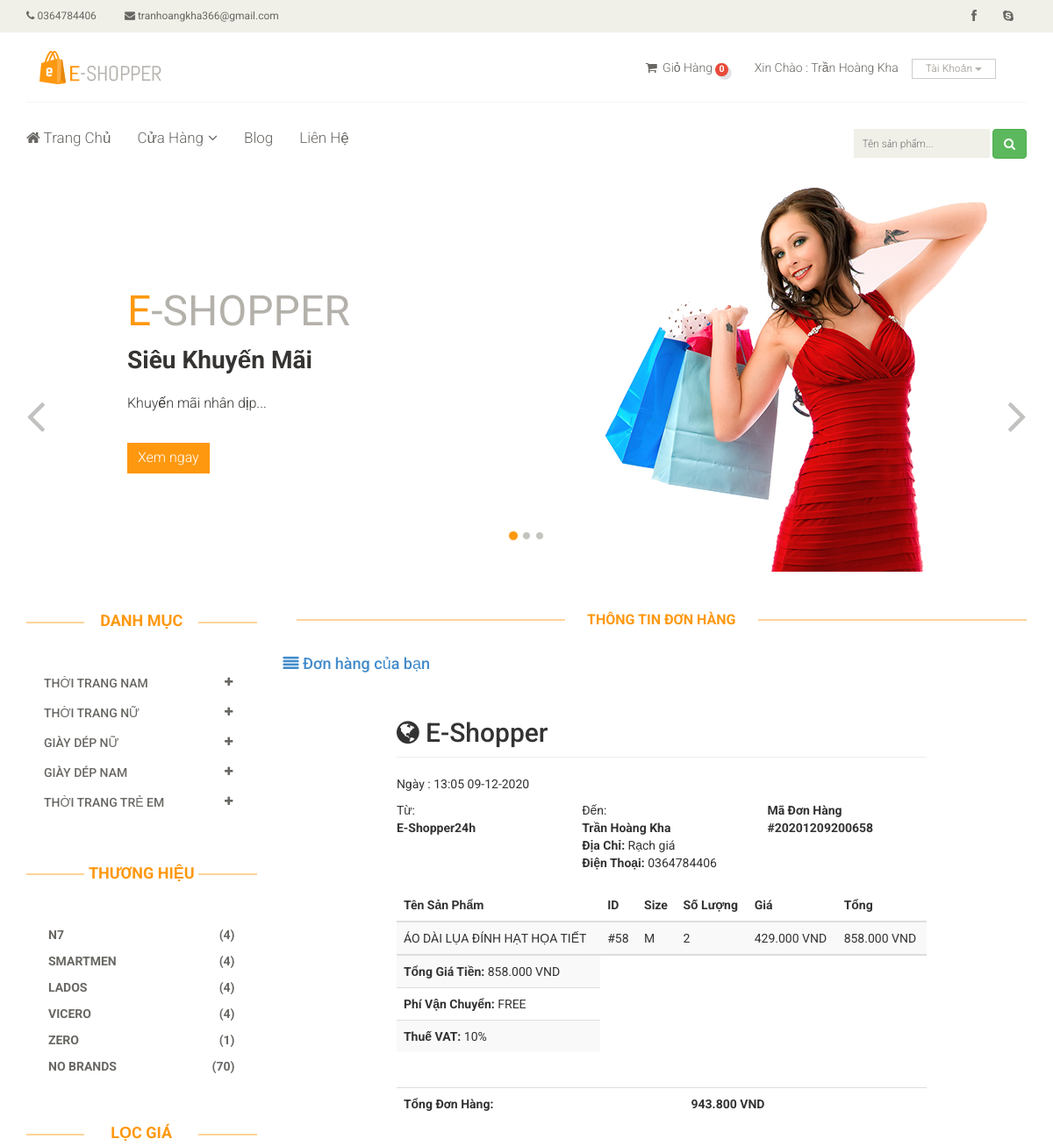
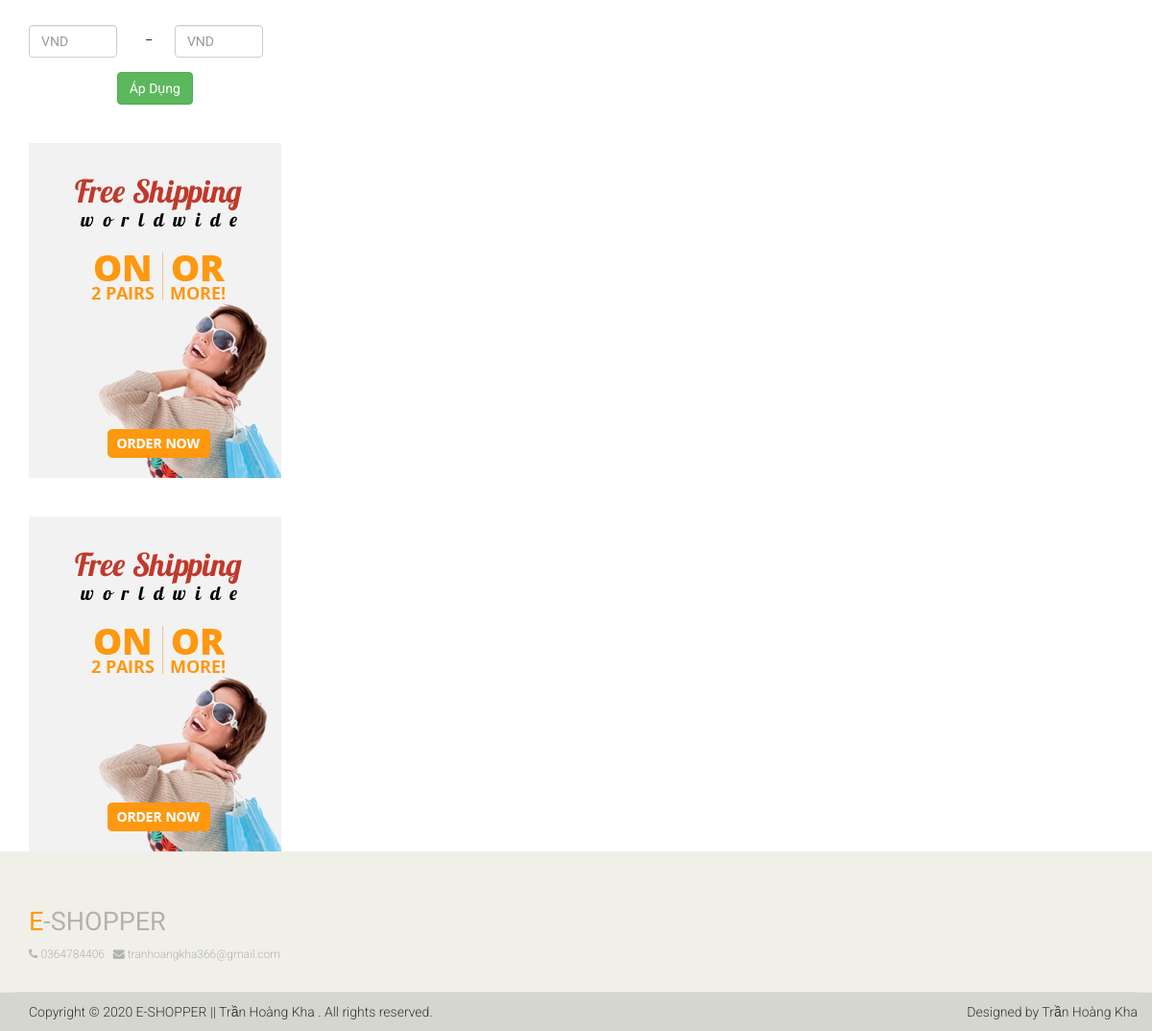
/chi-tiet-don-hang.php?id=148 (signed in), run on the app's committed database (2 pictures, top to bottom).
### tables this page shows
CREATE TABLE `lienhe` (
  `id` int(11) NOT NULL,
  `DienThoai` varchar(12) NOT NULL,
  `Email` varchar(100) NOT NULL,
  `LinkFace` varchar(50) NOT NULL,
  `DiaChi` varchar(100) NOT NULL,
  `KinhDo` varchar(15) NOT NULL,
  `ViDo` varchar(15) NOT NULL
);

CREATE TABLE `banner` (
  `id` int(11) NOT NULL,
  `TieuDe` varchar(100) NOT NULL,
  `NoiDung` varchar(300) NOT NULL,
  `AnhBanner` varchar(20) NOT NULL,
  `HienThi` tinyint(4) NOT NULL DEFAULT 0,
  `Created_at` timestamp NOT NULL DEFAULT current_timestamp(),
  `Update_at` timestamp NOT NULL DEFAULT current_timestamp() ON UPDATE current_timestamp()
);

CREATE TABLE `danh_muc_cha` (
  `id` int(11) NOT NULL,
  `SoTT` tinyint(4) NOT NULL,
  `TenDMC` varchar(50) NOT NULL,
  `Created_at` timestamp NOT NULL DEFAULT current_timestamp()
);

CREATE TABLE `san_pham` (
  `id` int(11) NOT NULL,
  `TenSP` varchar(50) NOT NULL,
  `GiaSP` int(11) NOT NULL,
  `GiamGia` tinyint(4) DEFAULT 0,
  `AnhSP` varchar(20) NOT NULL,
  `id_DanhMuc` int(11) NOT NULL,
  `id_ThuongHieu` int(11) NOT NULL,
  `MoTa` text DEFAULT NULL,
  `LanBan` int(11) DEFAULT 0,
  `Created_by` int(11) NOT NULL,
  `Update_by` int(11) NOT NULL,
  `Created_at` timestamp NOT NULL DEFAULT current_timestamp(),
  `Update_at` timestamp NOT NULL DEFAULT current_timestamp() ON UPDATE current_timestamp()
);

CREATE TABLE `thuong_hieu` (
  `id` int(11) NOT NULL,
  `SoTT` tinyint(4) NOT NULL,
  `TenTH` varchar(30) NOT NULL,
  `HienThi` tinyint(4) NOT NULL DEFAULT 0,
  `Created_at` timestamp NOT NULL DEFAULT current_timestamp(),
  `Update_at` timestamp NOT NULL DEFAULT current_timestamp() ON UPDATE current_timestamp()
);

CREATE TABLE `adver` (
  `id` int(11) NOT NULL,
  `AnhAdver` varchar(20) NOT NULL,
  `DuongDan` varchar(200) NOT NULL,
  `HienThi` tinyint(4) NOT NULL DEFAULT 0,
  `Update_at` timestamp NOT NULL DEFAULT current_timestamp() ON UPDATE current_timestamp()
);

CREATE TABLE `chi_tiet_dh` (
  `id` int(11) NOT NULL,
  `id_DonHang` int(11) NOT NULL,
  `id_SanPham` int(11) NOT NULL,
  `id_CT_Size` int(11) NOT NULL,
  `SoLuongCT` int(11) NOT NULL,
  `Size_CT` varchar(15) NOT NULL,
  `GiaBan` int(11) NOT NULL,
  `Created_at` timestamp NOT NULL DEFAULT current_timestamp(),
  `Update_at` timestamp NOT NULL DEFAULT current_timestamp() ON UPDATE current_timestamp()
);

CREATE TABLE `don_hang` (
  `id` int(11) NOT NULL,
  `MaDH` varchar(15) NOT NULL,
  `HoTenNN` varchar(50) NOT NULL,
  `DienThoaiNN` varchar(12) NOT NULL,
  `DiaChiNN` varchar(100) NOT NULL,
  `TongDH` int(11) NOT NULL,
  `id_Users` int(11) NOT NULL,
  `TrangThai` tinyint(4) DEFAULT 0,
  `GhiChu` varchar(300) DEFAULT NULL,
  `HuyDon` tinyint(4) NOT NULL DEFAULT 0,
  `TrangThaiTT` tinyint(4) NOT NULL DEFAULT 0,
  `Created_at` timestamp NOT NULL DEFAULT current_timestamp(),
  `Update_at` timestamp NOT NULL DEFAULT current_timestamp() ON UPDATE current_timestamp()
);

### chi-tiet-don-hang.php (the view, shortened to what the rows shown need)
<?php
	  require_once __DIR__. "/autoload/autoload.php";
	  $id = intval(getInput('id'));
    $users_id = intval($_SESSION['name_id']);
   $sql="SELECT don_hang.* ,san_pham.TenSP as productname,GiamGia,SoLuongCT,TongDH,san_pham.GiaSP as product_price,chi_tiet_dh.GiaBan as orders_price,don_hang.Created_at as created_at FROM chi_tiet_dh LEFT JOIN don_hang ON chi_tiet_dh.id_DonHang = don_hang.id LEFT JOIN san_pham ON san_pham.id = chi_tiet_dh.id_SanPham LEFT JOIN users ON users.id = don_hang.id_Users WHERE don_hang.id = $id and users.id=$users_id ORDER BY chi_tiet_dh.id_DonHang LIMIT 1";
    $transaction =$db -> fetchsql($sql);
    $sql2="SELECT TenSP,GiamGia,SoLuongCT,TongDH,san_pham.GiaSP as product_price,chi_tiet_dh.id_SanPham,chi_tiet_dh.GiaBan as orders_price,chi_tiet_dh.Size_CT FROM chi_tiet_dh LEFT JOIN don_hang ON chi_tiet_dh.id_DonHang = don_hang.id LEFT JOIN san_pham ON san_pham.id = chi_tiet_dh.id_SanPham WHERE don_hang.id =$id ORDER BY chi_tiet_dh.id";
    $transaction2 =$db -> fetchsql($sql2);
?>
<?php require_once __DIR__. "/layouts/header.php";  ?>
<?php require_once __DIR__. "/layouts/nav.php";  ?>
<div class="col-sm-9 padding-right">
	  <h2 class="title text-center">Thông Tin Đơn Hàng</h2>
    <section class="content content_content" style="width: 70%; margin: auto;">
   	<section class="invoice">
      <?php foreach ($transaction as $item): ?>
      <div class="row">
         <div class="col-xs-12">
            <h2 class="page-header">
               <i class="fa fa-globe"></i> E-Shopper
            </h2>
            <p >Ngày : <?php echo date('H:s d-m-Y' ,strtotime($item['created_at'])) ?></p>
         </div>
      </div>
      <div class="row invoice-info">
         <div class="col-sm-4 invoice-col">
            Từ:
            <address>
               <strong>
               	E-Shopper24h
               </strong>
            </address>
         </div>
         <div class="col-sm-4 invoice-col">
            Đến:
            <address>
               <strong class="name-user"><?php echo $item['HoTenNN'] ?></strong>
               <br>
               <b>Địa Chỉ: </b><?php echo $item['DiaChiNN'] ?>
               <br>
               <b>Điện Thoại: </b><?php echo $item['DienThoaiNN'] ?>
               <br>
            </address>
         </div>
         <div class="col-sm-4 invoice-col">
            <b>Mã Đơn Hàng #<?php echo $item['MaDH'] ?></b><br>
         </div>
      </div>
      <div class="row">
         <div class="col-xs-12 table-responsive">
            <table class="table table-striped">
               <thead>
                  <tr>
                      <th>Tên Sản Phẩm</th>
                      <th>ID</th>
                      <th>Size</th>
                      <th>Số Lượng</th>
                      <th>Giá</th>
                      <th>Tổng</th>
                  </tr>
               </thead>
               <tbody>
               	<?php foreach ($transaction2 as $item): ?>
                  	<tr>
                    	<td><?php echo $item['TenSP'] ?></td>
                    	<td>#<?php echo $item['id_SanPham'] ?></td>
                        <td><?php echo $item['Size_CT'] ?></td>
                     	<td><?php echo $item['SoLuongCT'] ?></td>
                     	<td><?php echo formatPrice($item['orders_price']) ?></td>
                     	<td><?php echo formatPrice($item['orders_price'] * $item['SoLuongCT']) ?></td>
                  </tr>
                <?php endforeach; ?>
                </tbody>
                <tr>
                  <td><b>Tổng Giá Tiền:</b> <?php echo formatPrice($_SESSION['tongtien']) ?></td>
                </tr>
                <tr>
                  <td><b>Phí Vận Chuyển:</b> FREE</td>
                </tr>
                <tr>
                  <td><b>Thuế VAT:</b> 10%</td>
                </tr>
            </table>
         </div>
      </div>
      <div class="row">
         <div class="col-md-12">
            <div class="table-responsive">
               <table class="table">
                  <tbody>
                     <tr>
                        <th>Tổng Đơn Hàng:</th>
                        <td><b><?php echo formatPrice($item['TongDH']) ?></b></td>
                     </tr>
                  </tbody>
               </table>
            </div>
         </div>
      </div>
      <?php endforeach; ?>
   </section>
</section>
</div>
</div>
</div>
</section>
<?php require_once __DIR__. "/layouts/footer.php";  ?>

### layouts/header.php (shortened to what the rows shown need)
<!DOCTYPE html>
<html lang="en">
<head>
    <link href="<?php echo base_url() ?>public/fontend/css/bootstrap.min.css" rel="stylesheet">
    <link href="<?php echo base_url() ?>public/fontend/css/font-awesome.min.css" rel="stylesheet">
    <link href="<?php echo base_url() ?>public/fontend/css/prettyPhoto.css" rel="stylesheet">
    <link href="<?php echo base_url() ?>public/fontend/css/price-range.css" rel="stylesheet">
    <link href="<?php echo base_url() ?>public/fontend/css/animate.css" rel="stylesheet">
	<link href="<?php echo base_url() ?>public/fontend/css/main.css" rel="stylesheet">
	<link href="<?php echo base_url() ?>public/fontend/css/responsive.css" rel="stylesheet">
	<link href="<?php echo base_url() ?>public/fontend/css/starrr.css" rel="stylesheet">
	<link rel="stylesheet" href="https://cdnjs.cloudflare.com/ajax/libs/rateYo/2.3.2/jquery.rateyo.min.css">
</head>
<body>
	<header id="header">
		<div class="header_top">
			<div class="container">
			    <?php foreach ($contact as $value): ?>
				<div class="row">
					<div class="col-sm-6">
						<div class="contactinfo">
							<ul class="nav nav-pills">
								<li><a href="contact.php"><i class="fa fa-phone"></i> <?php echo $value['DienThoai'] ?></a></li>
								<li><a href="contact.php"><i class="fa fa-envelope"></i> <?php echo $value['Email'] ?></a></li>
							</ul>
						</div>
					</div>
					<div class="col-sm-6">
						<div class="social-icons pull-right">
							<ul class="nav navbar-nav">
								<li><a href="<?php echo $value['LinkFace'] ?>"><i class="fa fa-facebook"></i></a></li>
								<li><a href="contact.php"><i class="fa fa-skype"></i></a></li>
							</ul>
						</div>
					</div>
				</div>
				<?php endforeach; ?>
			</div>
		</div>
	</header>

### layouts/nav.php (shortened to what the rows shown need)
<section id="slider">
		<div class="container">
			<div class="row">
				<div class="col-sm-12">
					<?php if(isset($open) && $open == 'blog'): ?>
					<?php else: ?>
					<?php
						$sqlbanner1 = "SELECT * FROM banner WHERE HienThi = 1 ORDER BY Update_at LIMIT 1";
						$banner1 = $db -> fetchsql($sqlbanner1);
					?>
					<div id="slider-carousel" class="carousel slide" data-ride="carousel">
						<div class="carousel-inner">
							<?php foreach ($banner1 as $value): ?>
							<div class="item active">
								<div class="col-sm-6">
									<h1><span>E</span>-SHOPPER</h1>
									<h2><?php echo $value['TieuDe'] ?></h2>
									<p><?php echo $value['NoiDung'] ?></p>
									<button type="button" class="btn btn-default get"><a href="sale.php" class="text-white">Xem ngay</a></button>
								</div>
								<div class="col-sm-6">
									<img src="<?php echo uploads() ?>banner/<?php echo $value['AnhBanner'] ?>" class="girl img-responsive" alt="" />
								</div>
							</div>
							<?php endforeach; ?>
						</div>
					</div>
					<?php endif; ?>
				</div>
			</div>
		</div>
	</section>
	<?php
		$sqlparentcategory = "SELECT danh_muc_cha.id,danh_muc_cha.TenDMC FROM danh_muc_cha,danh_muc,san_pham WHERE danh_muc_cha.id = danh_muc.id_DanhMC AND san_pham.id_DanhMuc = danh_muc.id ORDER BY danh_muc_cha.SoTT";
		$parentscategory = $db -> fetchsql($sqlparentcategory);
		$Parentsdata=[];
		foreach ($parentscategory as $item) {
			$parentscateID = intval($item['id']);
			$sqlparents ="SELECT id_DanhMuc,danh_muc.id,danh_muc.TenDM,COUNT(san_pham.id) as count_category FROM  san_pham,danh_muc WHERE id_DanhMC = $parentscateID AND san_pham.id_DanhMuc= danh_muc.id GROUP BY id_DanhMuc ORDER BY SoTT";
			$pCategory = $db -> fetchsql($sqlparents);
			$Parentsdata[$item['id']]= $pCategory;
		}
		$sqlbrands ="SELECT *,id_ThuongHieu,COUNT(san_pham.id) as count_brands FROM san_pham,thuong_hieu WHERE san_pham.id_ThuongHieu= thuong_hieu.id GROUP BY id_ThuongHieu ORDER BY SoTT";
   		$menuBrands = $db -> fetchsql($sqlbrands);
	?>
	<section>
		<div class="container">
			<div class="row">
				<div class="col-sm-3">
					<div class="left-sidebar">
						<h2>Danh Mục</h2>
						<div class="panel-group category-products" id="accordian">
							<?php foreach ($Parentsdata as $key => $value): ?>
							<div class="panel panel-default">
								<div class="panel-heading">
									<h4 class="panel-title">
										<a data-toggle="collapse" data-parent="#accordian" href="#<?php echo $key ?>">
											<span class="badge pull-right"><i class="fa fa-plus"></i></span>
											<?php $parentscategory2 = $db -> fetchID("danh_muc_cha" , $key) ?>
											<?php echo $parentscategory2['TenDMC'] ?>
										</a>
									</h4>
								</div>
							</div>
							<?php endforeach; ?>
						</div>
						<div class="brands_products">
							<h2>Thương Hiệu</h2>
							<div class="brands-name">
								<?php foreach($menuBrands as $item) : ?>
								<ul class="nav nav-pills nav-stacked">
									<li><a href="thuong-hieu.php?id=<?php echo $item['id'] ?>"><b><span class="pull-right">(<?php echo $item['count_brands'] ?>)</span><?php echo $item['TenTH'] ?></b></a></li>
								</ul>
								<?php endforeach; ?>
							</div>
						</div>
						<div class="price-range">
							<h2>Lọc Giá</h2>
						</div>
						<?php
							$sqladver = "SELECT * FROM adver WHERE HienThi = 1 LIMIT 5";
							$adver = $db -> fetchsql($sqladver);
						?>
						<?php foreach ($adver as $value): ?>
							<div class="shipping text-center">
								<a href="<?php echo $value['DuongDan'] ?>"><img src="<?php echo uploads() ?>adver/<?php echo $value['AnhAdver'] ?>" alt="" /></a>
							</div>
						<?php endforeach; ?>
					</div>
				</div>

### layouts/footer.php (shortened to what the rows shown need)
<footer id="footer">
		<div class="footer-top">
			<div class="container">
				<div class="row">
					<div class="col-sm-12">
						<div class="companyinfo">
							<h2><span>e</span>-shopper</h2>
							<?php foreach ($contact as $value): ?>
							    <p>
							        <i class="fa fa-phone"></i> <?php echo $value['DienThoai'] ?> &nbsp
							        <i class="fa fa-envelope"></i> <?php echo $value['Email'] ?>
							        </p>
							<?php endforeach; ?>
						</div>
					</div>
				</div>
			</div>
		</div>
	</footer>
</body>
</body>
</html>

### data on the page
lienhe: DienThoai "0364784406", Email "tranhoangkha366@gmail.com"
banner: TieuDe "Siêu Khuyến Mãi", NoiDung "Khuyến mãi nhân dịp...", AnhBanner (picture)
danh_muc_cha: TenDMC "THỜI TRANG NAM"
danh_muc_cha: TenDMC "THỜI TRANG NỮ"
danh_muc_cha: TenDMC "GIÀY DÉP NỮ"
danh_muc_cha: TenDMC "GIÀY DÉP NAM"
danh_muc_cha: TenDMC "THỜI TRANG TRẺ EM"
san_pham: count_brands "4", id_ThuongHieu.TenTH "N7"
san_pham: count_brands "4", id_ThuongHieu.TenTH "SMARTMEN"
san_pham: count_brands "4", id_ThuongHieu.TenTH "LADOS"
san_pham: count_brands "4", id_ThuongHieu.TenTH "VICERO"
san_pham: count_brands "1", id_ThuongHieu.TenTH "ZERO"
san_pham: count_brands "70", id_ThuongHieu.TenTH "NO BRANDS"
adver: AnhAdver (picture)
adver: AnhAdver (picture)
chi_tiet_dh: id_DonHang.Created_at "13:05 09-12-2020", id_DonHang.HoTenNN "Trần Hoàng Kha", id_DonHang.DiaChiNN "Rạch giá", id_DonHang.DienThoaiNN "0364784406", id_DonHang.MaDH "20201209200658", id_SanPham.TenSP "ÁO DÀI LỤA ĐÍNH HẠT HỌA TIẾT", id_SanPham "58", Size_CT "M", SoLuongCT "2", GiaBan "429.000 VND", formatPrice($item['orders_price'] * $item['SoLuongCT']) "858.000 VND", id_DonHang.TongDH "943.800 VND"

### other printed values
$_SESSION['name_user'] "Trần Hoàng Kha"
